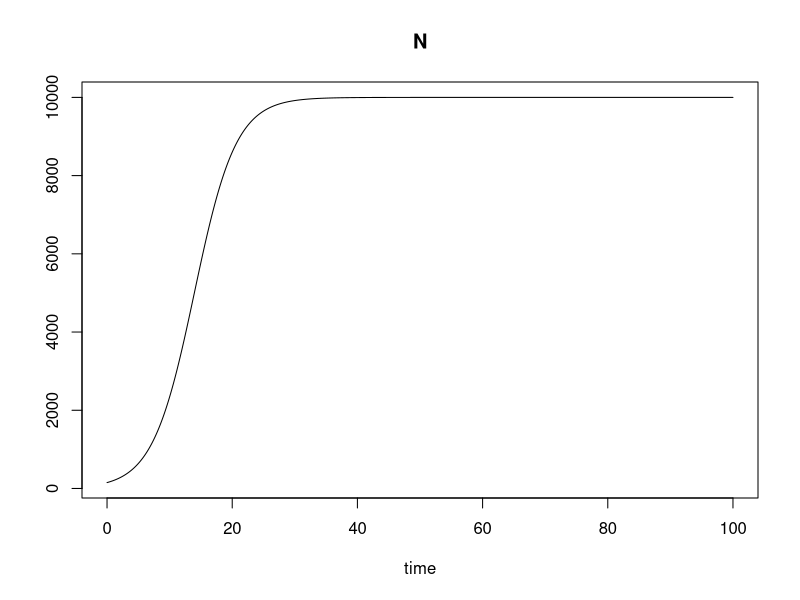
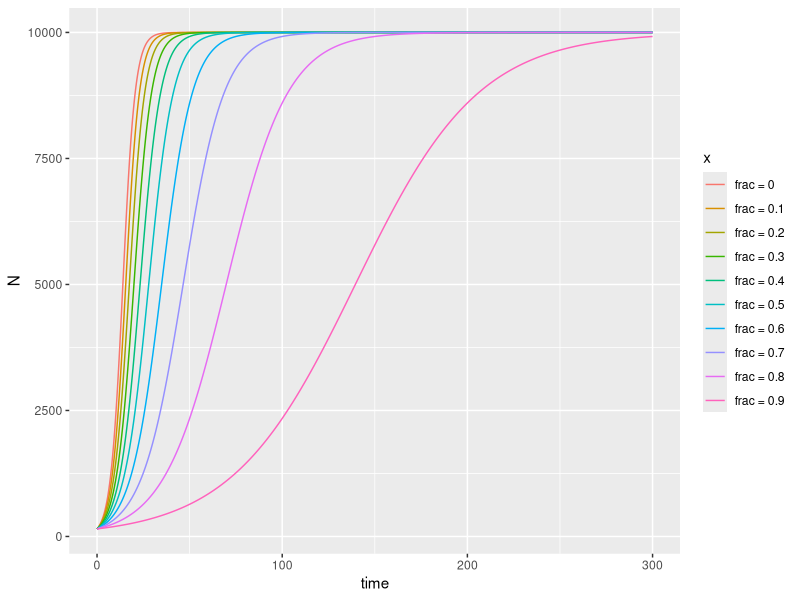
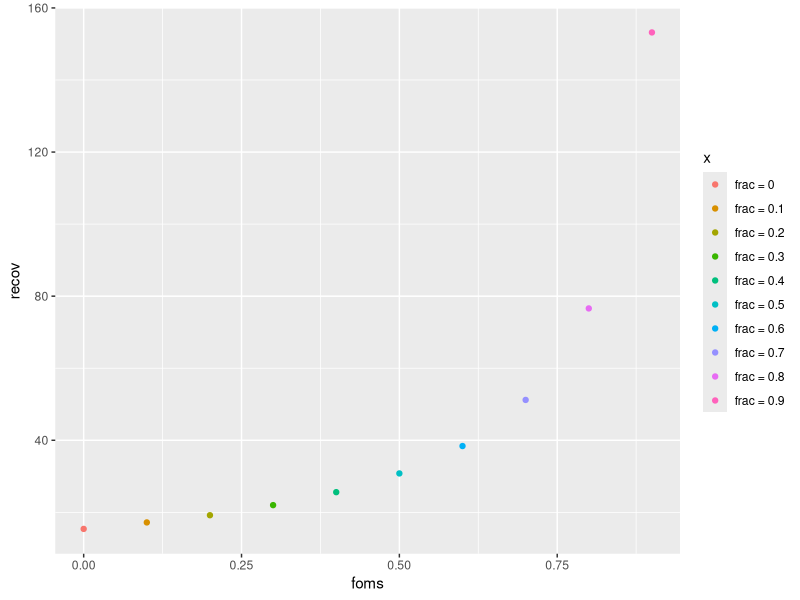

The R script that drew these images, in order:
## ---- chunk 1
library(knitr)
opts_chunk$set(fig.width=6,
               fig.height=6,
               out.width = "600px",
               out.height = "420px",
               fig.path = "../assets/plotting-sst-with-ggplot-",
               warning = FALSE,
               error =  FALSE,
               message = FALSE)
## ---- chunk 2
library(deSolve)
parameters <- c(r = 0.3, K = 10000)
state <- c(N = 150)
Logistic <- function(t, state, parameters) {
  with(as.list(c(state, parameters)), {
    # rate of change 
    dN <- r * N * (1 - N / K)
    
    # return the result
    list(dN)
  }) # end with(as.list ...
}
times <- seq(0, 100, by = 0.01)

out <- ode(y = state, times = times, func = Logistic, parms = parameters)

plot(out)
## ---- chunk 3
parameters <- c(r = 0.3, K = 10000, fom = 0)
state <- c(N = 150)
Logistic <- function(t, state, parameters) {
  with(as.list(c(state, parameters)), {
    # rate of change 
    dN <- (1 - fom) * (r * N * (1 - N / K))
    
    # return the result
    list(dN)
  }) # end with(as.list ...
}

times <- seq(0, 300, by = 0.2)
## ---- chunk 4
fracts <- seq(0, 0.9, by = 0.1)
names(fracts) <- paste("frac =", fracts)

list_results <- lapply(fracts, function(x) {
  parameters["fom"] <- x
  ode(y = state, times = times, func = Logistic, parms = parameters)
})
## ---- chunk 5
# make a long data frame of it
ldf <- do.call(rbind, lapply(names(list_results), function(x) data.frame(list_results[[x]], x, stringsAsFactors = FALSE)))

# plot with ggplot
library(ggplot2)
ggplot(data = ldf, aes(x = time, y = N, color = x)) + geom_line()

## ---- chunk 6
library(dplyr)
ldf <- tbl_df(ldf)

recov_times <- ldf %>% 
  group_by(x) %>% 
  summarise(recov = min(time[N>6000]))

recov_times
## ---- chunk 7
recov_times$foms <- as.numeric(sapply(strsplit(recov_times$x, " = "), "[", 2))

ggplot(recov_times, aes(x = foms, y = recov, color = x)) + geom_point()
